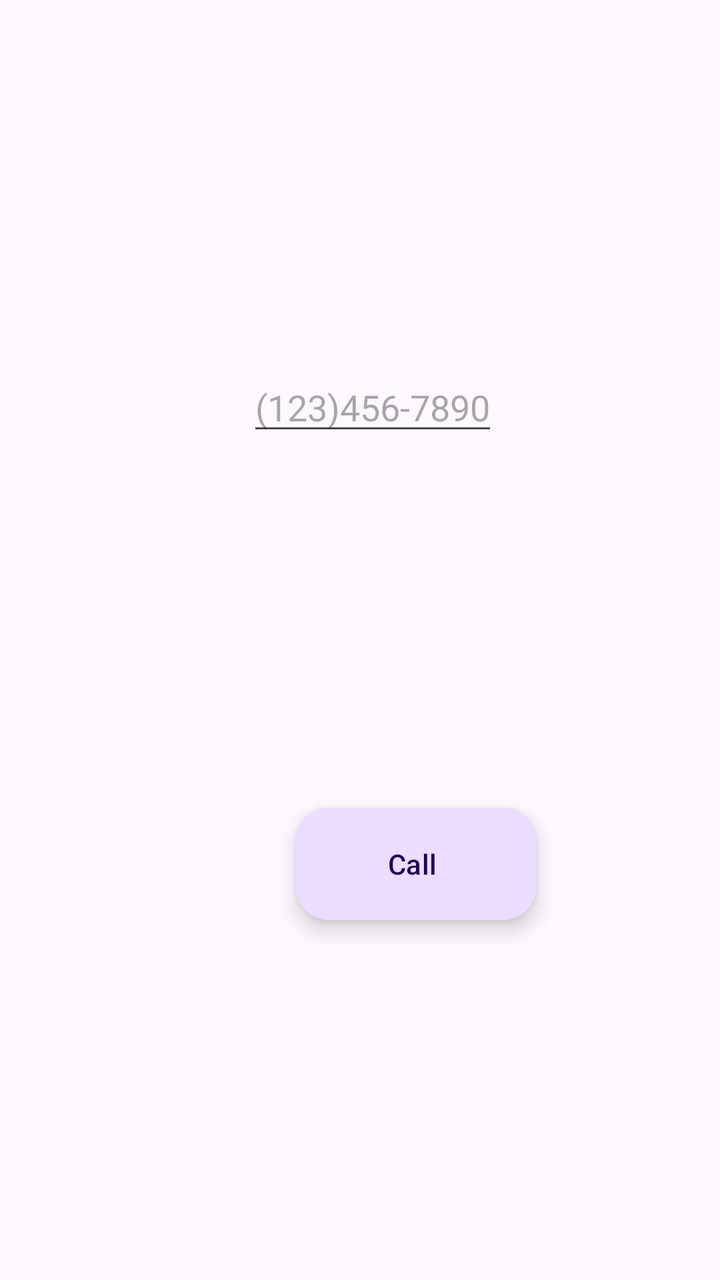
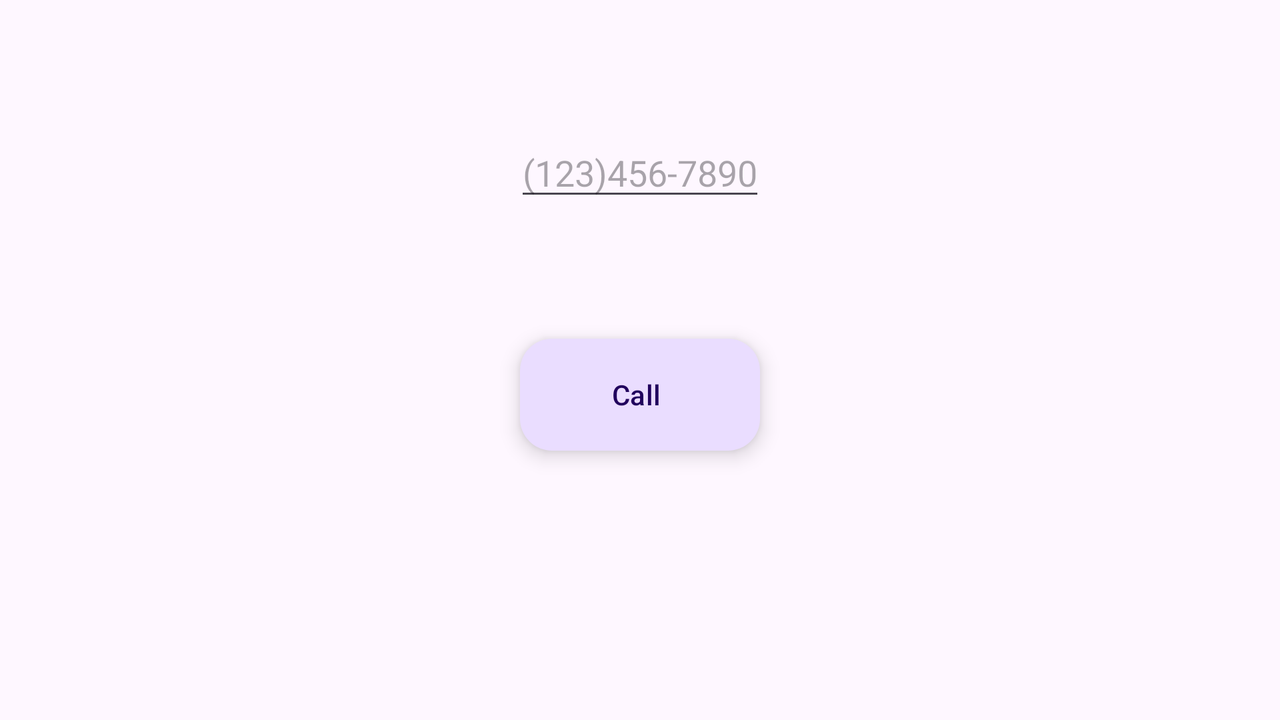

Compare how this app lays out the same screen by default and in its alternative resource folder. The renders come first, then the two layout files and the values they reference.
<!-- AndroidManifest.xml: application theme Theme.CallingApp -->
<!-- res/layout/content_main.xml -->
<?xml version="1.0" encoding="utf-8"?>
<androidx.constraintlayout.widget.ConstraintLayout xmlns:android="http://schemas.android.com/apk/res/android"
    xmlns:app="http://schemas.android.com/apk/res-auto"
    android:layout_width="match_parent"
    android:layout_height="match_parent"
    app:layout_behavior="@string/appbar_scrolling_view_behavior">

    <com.google.android.material.floatingactionbutton.ExtendedFloatingActionButton
        android:id="@+id/fab"
        android:layout_width="wrap_content"
        android:layout_height="wrap_content"
        android:layout_gravity="bottom|end"
        android:layout_marginLeft="148dp"
        android:layout_marginTop="404dp"
        android:text="Call"
        app:icon="@drawable/baseline_phone_24"
        app:layout_constraintLeft_toLeftOf="parent"
        app:layout_constraintTop_toTopOf="parent" />

  

    <EditText
        android:id="@+id/phoneNumber"
        android:layout_width="wrap_content"
        android:layout_height="wrap_content"
        android:layout_margin="16dp"
        android:layout_marginTop="16dp"
        android:layout_marginRight="16dp"
        android:hint="(123)456-7890"
        android:inputType="phone"
        app:layout_constraintBottom_toTopOf="@id/fab"
        app:layout_constraintHorizontal_bias="0.531"
        app:layout_constraintLeft_toLeftOf="parent"
        app:layout_constraintRight_toRightOf="parent"
        app:layout_constraintTop_toTopOf="parent" />



    

    

</androidx.constraintlayout.widget.ConstraintLayout>
<!-- resources referenced by this layout -->
<resources>
  <!-- from res/values-v23/ -->
  <style name="Theme.CallingApp" parent="Base.Theme.CallingApp">
          
          <item name="android:navigationBarColor">@android:color/transparent</item>
          <item name="android:statusBarColor">@android:color/transparent</item>
          <item name="android:windowLightStatusBar">?attr/isLightTheme</item>
      </style>
  <style name="Base.Theme.CallingApp" parent="Theme.Material3.DayNight.NoActionBar">
          
          
      </style>
</resources>
<!-- res/layout-land/content_main.xml (the repository's variant of the layout above) -->
<!-- drawn on the phone turned sideways -->
<?xml version="1.0" encoding="utf-8"?>
<LinearLayout android:layout_width="match_parent"
    android:layout_height="match_parent"
    xmlns:android="http://schemas.android.com/apk/res/android"
    xmlns:app="http://schemas.android.com/apk/res-auto"
    android:orientation="vertical">


    <EditText
        android:id="@+id/phoneNumber"
        android:layout_width="wrap_content"
        android:layout_height="wrap_content"
        android:layout_gravity="center|bottom"
        android:layout_margin="@dimen/land_margin"
        android:layout_marginTop="@dimen/fab_margin"
        android:layout_marginRight="@dimen/fab_margin"
        android:hint="@string/phone_hint"
        android:inputType="phone"
        app:layout_constraintBottom_toTopOf="@id/fab" />

    <com.google.android.material.floatingactionbutton.ExtendedFloatingActionButton
        android:id="@+id/fab"
        android:layout_width="wrap_content"
        android:layout_height="wrap_content"
        android:layout_gravity="center"
        android:text="@string/fab_string"
        app:icon="@drawable/baseline_phone_24" />

</LinearLayout>
<!-- resources referenced by the variant -->
<!-- as the phone turned sideways resolves them -->
<resources>
  <!-- from res/values-land/ -->
  <dimen name="fab_margin">48dp</dimen>
  <!-- from res/values-land/ -->
  <dimen name="land_margin">64dp</dimen>
  <string name="fab_string">Call</string>
  <string name="phone_hint">(123)456-7890</string>
  <!-- from res/values-v23/ -->
  <style name="Theme.CallingApp" parent="Base.Theme.CallingApp">
          
          <item name="android:navigationBarColor">@android:color/transparent</item>
          <item name="android:statusBarColor">@android:color/transparent</item>
          <item name="android:windowLightStatusBar">?attr/isLightTheme</item>
      </style>
  <style name="Base.Theme.CallingApp" parent="Theme.Material3.DayNight.NoActionBar">
          
          
      </style>
</resources>
